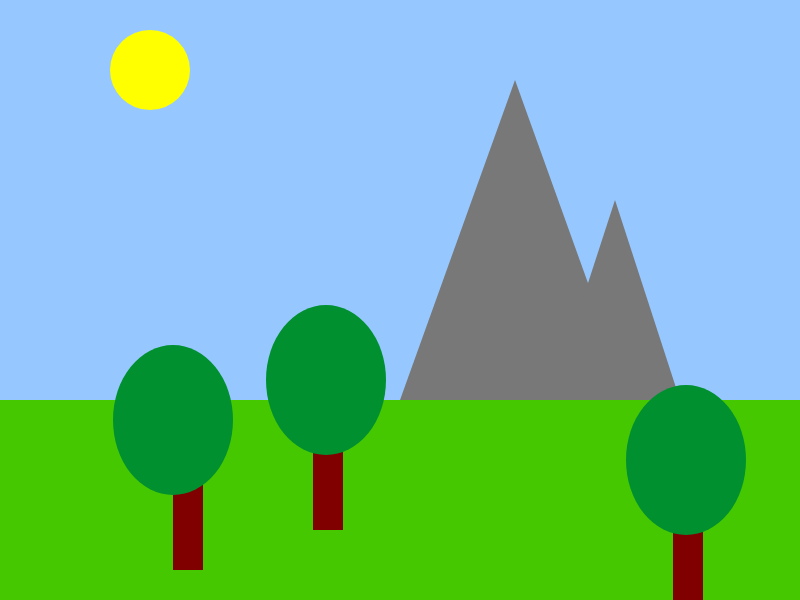
Frame 1 (no input)
Frame 60 (no input): identical to frame 1, image omitted
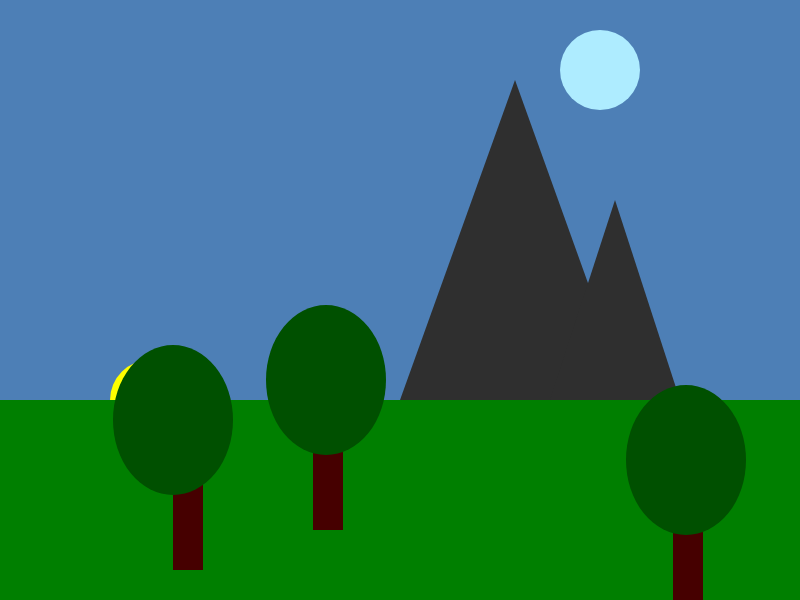
Frame 120 (the mouse pressed at the canvas centre since frame 60)

The p5.js sketch that drew these frames (run headless with seeded random() and noise() and a simulated clock; from frame 60 on, the mouse is pressed at the canvas centre):

// p5.js sketch
// ── sketch.js
var groundHeight;
var mountain1;
var mountain2;

var tree;

var moon;
var sun;
var darkness;

function setup()
{
	createCanvas(800, 600);
	//set the groundHeight proportional to the canvas size
	groundHeight = (height / 3) * 2;

	//initalise the mountain objects with properties to help draw them to the canvas
	mountain1 = {
		x: 400,
		y: groundHeight,
		height: 320,
		width: 230
	};
	mountain2 = {
		x: 550,
		y: groundHeight,
		height: 200,
		width: 130
	};

	//initalise the tree object
	tree = {
		x: 173,
		y: groundHeight + 20,
		trunkWidth: 30,
		trunkHeight: 150,
		canopyWidth: 120,
		canopyHeight: 150,
		
	};

    //initalise the sun 
	sun = {
		x: 150,
		y: 70,
		diameter: 80};
    
    moon =  {
        x: 600, 
        y: 70, 
        diameter: 80};
    //TASK: intialise a moon object with an extra property for brightness


	//set the initial darkness
	
}



function draw()
{
    darkness = min(mouseX/5.5, 185);
	//TASK: update the values for the moons brightness, the sun's position and the darkness.
	//You can either map this to the mouse's location (i.e. the futher left the mouse is the more daylight) or you can just change the values gradually over time.


	//draw the sky
	background(150-darkness, 200-darkness, 255-darkness);
	noStroke();

	//draw the sun
	fill(255, 255, 0);
	ellipse(sun.x, max(sun.y, mouseX), sun.diameter);
    
    //draw the moon
    fill(150+darkness/3,200+darkness/2,255+darkness/3);
    ellipse(moon.x, moon.y, moon.diameter );
    
    //TASK: you'll need to draw the moon too. Make sure you use brightness to adjust the colour

	//draw the ground and make it green
	fill(70-darkness, max(100, 200-darkness), 0);
	rect(0, groundHeight, width, height - groundHeight);

	//draw the mountains
	fill(max(40, 120-darkness));
	triangle(mountain1.x, mountain1.y,
		mountain1.x + mountain1.width, mountain1.y,
		mountain1.x + (mountain1.width / 2), mountain1.y - mountain1.height);

	triangle(mountain2.x, mountain2.y,
		mountain2.x + mountain2.width, mountain2.y,
		mountain2.x + (mountain2.width / 2), mountain2.y - mountain2.height);
    
    //TASK: You can draw the tree yourself

   fill(max(70, 128-darkness),0,0); 
    rect(tree.x, tree.y,tree.trunkWidth,tree.trunkHeight);
    fill(0,max(80,144-darkness),48-darkness);
    ellipse(tree.x, tree.y, tree.canopyWidth, tree.canopyHeight);
    

    fill(max(70, 128-darkness),0,0); 
    rect(tree.x+140,tree.y-40,tree.trunkWidth,tree.trunkHeight);
    fill(0,max(80,144-darkness),48-darkness);
    ellipse(tree.x+153, tree.y-40, tree.canopyWidth, tree.canopyHeight);
	
    fill(max(70, 128-darkness),0,0); 
 	rect(tree.x+500,tree.y+40,tree.trunkWidth,tree.trunkHeight);
    fill(0,max(80,144-darkness),48-darkness);
    ellipse(tree.x+513, tree.y+40, tree.canopyWidth, tree.canopyHeight);
}
